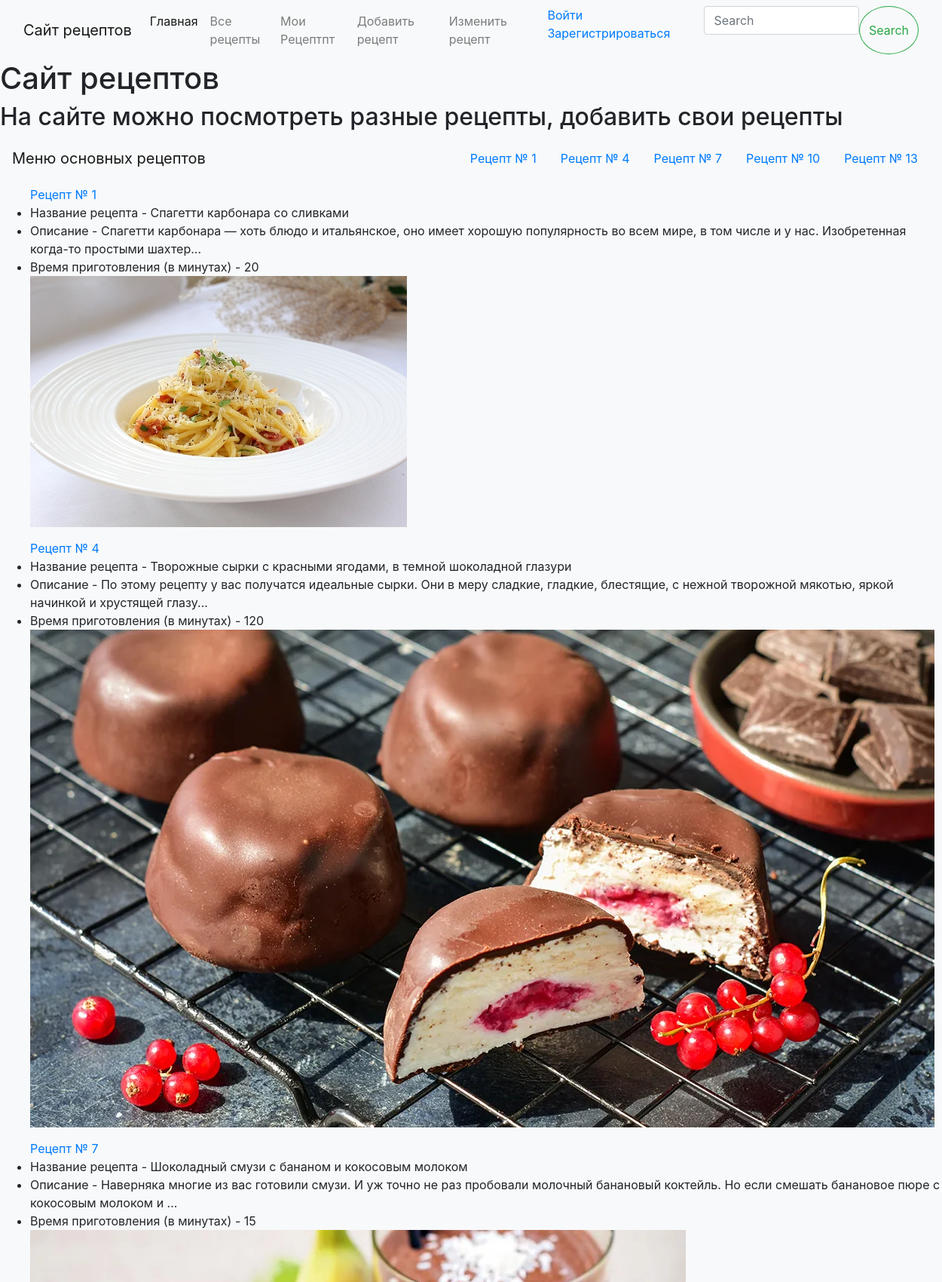
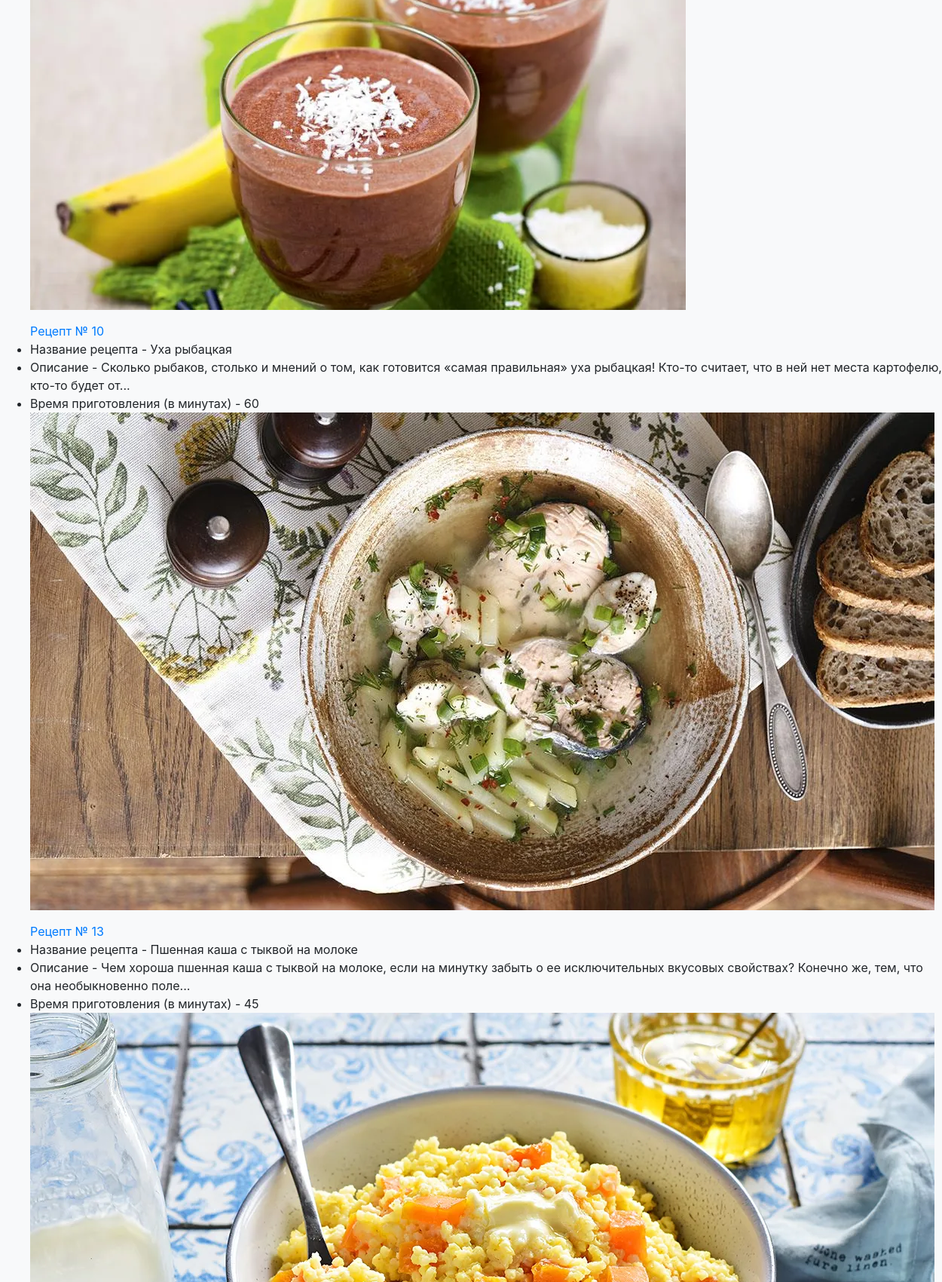
The page / (upper part) on the database its author committed (2 pictures, top to bottom).
### start1_app/models.py (models this page shows, shortened)
class Recipes(models.Model):
    author = models.ForeignKey(get_user_model(), on_delete=models.SET_NULL, related_name="recipts",
                               null=True, default=None)  # Автор
    name = models.CharField(max_length=64, blank=False)
    description = models.TextField()
    cooking_instructions = models.CharField(max_length=100) # Шаги приготовления
    cooking_time = models.IntegerField()  # Время приготовления (в минутах)
    image = models.ImageField(upload_to='recipe_images', default='default_image.jpg')  # Изображение
    register_date = models.DateField(auto_now_add=True)

### start1_app/views.py (the view)
# urls.py: path("", index_recipes, name='index_recipes'),
def index_recipes(request):
    all_recipes = Recipes.objects.all().order_by('id')[:14:3]
    dict_user_recipes = {}
    dict_image={}
    for recipes in all_recipes:
        des = recipes.description
        des2=f"{des[:150]}..." # ограничел описание рецепта
        recipes_dict = {"Название рецепта": recipes.name,
                     "Описание": des2,
                     "Время приготовления (в минутах)":recipes.cooking_time}
        dict_user_recipes[recipes.pk] = recipes_dict
        dict_image[recipes.pk] = recipes.image.url
    context = {
        "all_recipes":all_recipes,
        "recipes": dict_user_recipes,
        'img': dict_image,
    }
    return render(request, "base.html", context)

### templates/base.html (shortened to what this page needs)
<!DOCTYPE html>
<html lang="en">
<head>
        <link href="https://stackpath.bootstrapcdn.com/bootstrap/4.5.2/css/bootstrap.min.css" rel="stylesheet">
</head>
<body>
<header>
    <nav class="navbar navbar-expand-lg navbar-light bg-light">
        <div class="container-fluid">
          <a class="navbar-brand">Сайт рецептов</a>
          <div class="collapse navbar-collapse" id="navbarSupportedContent">
            <ul class="navbar-nav me-auto mb-2 mb-lg-0">
              <li class="nav-item">
                <a class="nav-link active" aria-current="page" href="/">Главная</a>
              </li>
              <li class="nav-item">
                <a class="nav-link" href="/all_recipes/">Все рецепты</a>
              </li>
              <li class="nav-item">
                  {% if user.is_authenticated %}
                <a class="nav-link" href="/my_recipes/">Мои Рецепт</a>
                  {% else %}
                  <a class="nav-link" href="/login/">Мои Рецептпт</a>
                  {% endif %}
              </li>
              <li class="nav-item">
                  {% if user.is_authenticated %}
                <a class="nav-link" href="/add/">Добавить рецепт</a>
                  {% else %}
                  <a class="nav-link" href="/login/">Добавить рецепт</a>
                  {% endif %}
              </li>
                <li class="nav-item">
                  {% if user.is_authenticated %}
                <a class="nav-link" href="/update_user_recipes/">Изменить рецепт</a>
                  {% else %}
                  <a class="nav-link" href="/login/">Изменить рецепт</a>
                  {% endif %}
              </li>
               <li class="nav-item">
                <div class="hidden md:flex items-center space-x-1">
                    {% if user.is_authenticated %}
                    <a class="font-bold py-5 px-3">{{ user.username }}</a>
                    <a href="{% url 'logout' %}" class="last py-2 px-3 bg-yellow-400 text-green hover:bg-yellow-300 text-sm hover:text-yellow-800 rounded transition duration-300">Выйти</a>
                    {% else %}
                    <a href="{% url 'login' %}" class="py-5 px-3">Войти</a>
                    <a href="{% url 'register' %}" class="last py-2 px-3 bg-yellow-400 text-green hover:bg-yellow-300 text-sm hover:text-yellow-800 rounded transition duration-300">Зарегистрироваться</a>
                    {% endif %}
                </div>
                </li>
            <form class="d-flex">
              <input class="form-control me-2" type="search" placeholder="Search" aria-label="Search">
              <button class="btn btn-outline-success rounded-circle" type="submit">Search</button>
            </form>
          </div>
        </div>
      </nav>
    </header>
{% block content %}
 <p class="h1">Сайт рецептов</p>
<p class="h2">На сайте можно посмотреть разные рецепты, добавить свои рецепты </p>
<nav id="navbar-example2" class="navbar navbar-light bg-light px-3 fw-bolder">
        <a class="navbar-brand " href="/">Меню основных рецептов</a>
        <ul class="nav nav-pills">
            {% for key, value in recipes.items %}
          <li class="nav-item">
            <a class="nav-link" href="#scrollspyHeading{{ key }}">Рецепт № {{ key }}</a>
          </li>
          {% endfor %}
        </ul>
      </nav>
<div data-bs-spy="scroll" data-bs-target="#navbar-example2" data-bs-offset="0" class="scrollspy-example fst-italic" tabindex="0">
       {% for key, value in recipes.items %}
            <ul>
                <a href="one_recipes/{{ key }}/">Рецепт № {{ key }}</a>
            {% for k, v in value.items %}
                <li>{{ k }} - {{ v }} </li>
            {% endfor %}
             {% for keys, values in img.items %}
                {% if keys == key %}
                <img src= '{{ values }}' alt="{{ product.name }}">
                {% endif %}
                {% endfor %}
    </ul>
    {% endfor %}
    {% endblock %}
</body>
</html>

### templates/base.html (style rules this page uses)
body { background-color: #f8f9fa; }

### rows shown on the page
Recipes: value "Спагетти карбонара со сливками"
Recipes: value "Творожные сырки с красными ягодами, в темной шоколадной глазури"
Recipes: value "Шоколадный смузи с бананом и кокосовым молоком"
Recipes: value "Уха рыбацкая"
Recipes: value "Пшенная каша с тыквой на молоке"

### other values the page prints
{{ key }} "1" "4" "7" "10" "13"
{{ k }} "Название рецепта" "Описание" "Время приготовления (в минутах)" "Название рецепта" "Описание" "Время приготовления (в минутах)" "Название рецепта" "Описание" "Время приготовления (в минутах)" "Название рецепта" "Описание" "Время приготовления (в минутах)" "Название рецепта" "Описание" "Время приготовления (в минутах)"
{{ v }} "Спагетти карбонара — хоть блюдо и итальянское, оно имеет хорошую популярность во всем мире, в том числе и у нас. Изобретенная когда-то простыми шахтер..." "20" "По этому рецепту у вас получатся идеальные сырки. Они в меру сладкие, гладкие, блестящие, с нежной творожной мякотью, яркой начинкой и хрустящей глазу..." "120" "Наверняка многие из вас готовили смузи. И уж точно не раз пробовали молочный банановый коктейль. Но если смешать банановое пюре с кокосовым молоком и ..." "15" "Сколько рыбаков, столько и мнений о том, как готовится «самая правильная» уха рыбацкая! Кто-то считает, что в ней нет места картофелю, кто-то будет от..." "60" "Чем хороша пшенная каша с тыквой на молоке, если на минутку забыть о ее исключительных вкусовых свойствах? Конечно же, тем, что она необыкновенно поле..." "45"
